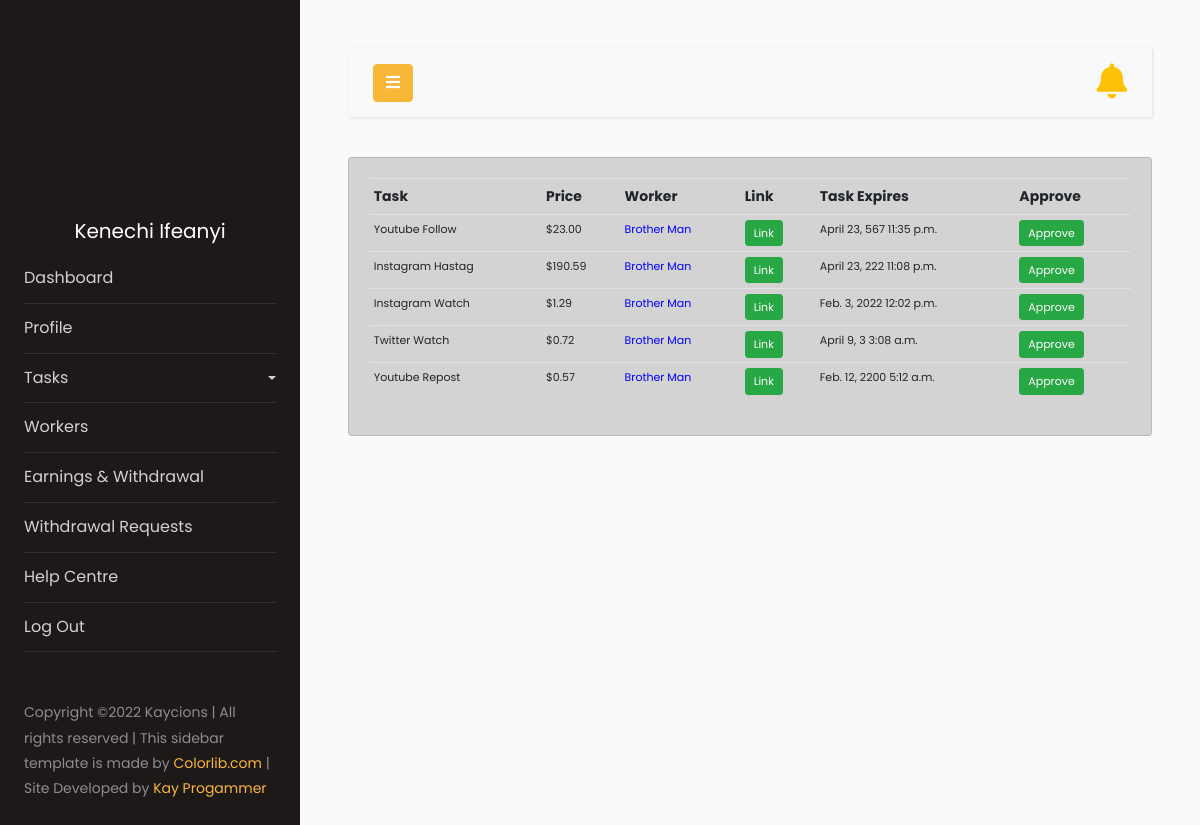
Screenshot of /disapproved_tasks/ (signed in) with the database file from the repository.
### task/models.py (models this page shows, shortened)
class User(AbstractUser):
    username = None
    first_name = None
    last_name = None
    USERNAME_FIELD = 'email'
    terms_confirmed = models.BooleanField(null=False, blank=False, default=True)
    email = models.EmailField(_('email address'), max_length=40, help_text='Email', null=True, unique=True)
    full_name = models.CharField(max_length=40, help_text='Full name', null=True)
    is_email_verified = models.BooleanField(default=False, null=True, blank=True)
    REQUIRED_FIELDS = []
    objects = CustomUserManager()

class Worker(models.Model):
    user = models.OneToOneField(settings.AUTH_USER_MODEL, null=True, blank=False, on_delete=models.CASCADE)
    full_name = models.CharField(max_length=40, help_text='Full name', null=True)
    email = models.EmailField(max_length=40, help_text='Email', null=True, unique=True)
    facebook_id = models.CharField(max_length=30, help_text='Facebook ID', null=True, unique=True)
    twitter_id = models.CharField(max_length=30, help_text='Twitter ID', null=True, unique=True)
    instagram_id = models.CharField(max_length=30, help_text='Instagram ID', null=True, unique=True)
    youtube_id = models.EmailField(max_length=40, help_text='Youtube ID', null=True, unique=True)
    paypal_address = models.EmailField(max_length=100, help_text='Paypal Address', null=True, unique=True)
    avatar = models.ImageField(upload_to='avatars/', null=True, blank=True)
    code = models.CharField(max_length=60, blank=True)
    recommended_by = models.ForeignKey(User, on_delete=models.CASCADE, blank=True, null=True, related_name='ref_by')
    date_created = models.DateTimeField(default=today)
    updated = models.DateTimeField(auto_now=True)
    def __str__(self):
        return str(self.full_name)
    @property
    def imageURL(self):
        try:
            url = self.avatar.url
        except:
            url = "https://res.cloudinary.com/kay-development/image/upload/v1643036318/avatars/pro_wqmqw5.png"
        return url

class Task(models.Model):
    CATEGORY = (
        ('Facebook', 'Facebook'),
        ('Twitter', 'Twitter'),
        ('Instagram', 'Instagram'),
        ('Youtube', 'Youtube'),
    )
    CATEGORY_2 = (
        ('Like', 'Like'),
        ('Share', 'Share'),
        ('Comment', 'Comment'),
        ('Mention', 'Mention'),
        ('Follow', 'Follow'),
        ('Repost', 'Repost'),
        ('Hastag', 'Hashtag'),
        ('Watch', 'Watch'),
        ('Re-tweet', 'Re-tweet'),
        ('Suscribe', 'Suscribe'),
        ('Like & Comment', 'Like & Comment'),
    )
    category = models.CharField(max_length=200, null=True, choices=CATEGORY)
    category_2 = models.CharField(max_length=200, null=True, choices=CATEGORY_2)
    description = models.TextField(max_length=300, null=True)
    date_created = models.DateTimeField(auto_now_add=True)
    updated = models.DateTimeField(auto_now=True)
    price = models.DecimalField(max_digits=7, decimal_places=2, null=True)
    link = models.URLField(max_length=500, null=True)
    task_expiry_date = models.DateField(default=f, null=True)
    task_expiry_time = models.TimeField(default=today, null=True)
    worker = models.ForeignKey(Worker, related_name='tasks', on_delete=models.CASCADE, null=True, blank=True)
    pending = models.BooleanField(default=False, null=True, blank=True)
    completed = models.BooleanField(default=False, null=True, blank=True)
    disapproved = models.BooleanField(default=False, null=True, blank=True)
    who_updated = models.CharField(max_length=100, null=True, blank = True)
    class Meta:
        ordering = ['-date_created']

### task/decorators.py (the view)
    def wrapper_function(request, *args, **kwargs):
        group = None
        if request.user.groups.exists():
            group = request.user.groups.all()[0].name
        if group == 'worker':
            return redirect('user-page')
        if group == 'admin':
            return view_func(request, *args, **kwargs)

### task/templatetags/custom_tags.py (called while the page is built)
@register.inclusion_tag('task/show_notifications.html', takes_context=True)
def show_notifications(context):
    request_user = context['request'].user
    if not request_user.is_staff:
        worker = Worker.objects.filter(user__is_staff=False).get(user=request_user)
        notifications = Notification.objects.filter(to_worker=worker).exclude(admin__isnull=False).exclude(worker_has_seen=True).order_by('-date')
    else:
        admin = Worker.objects.filter(user__is_staff=True).get(user=request_user)
        notifications = Notification.objects.filter(admin=admin).exclude(worker_has_seen=True).order_by('-date')
    not_count = notifications.count()
    return {'notifications': notifications, 'nc':not_count}

### task/views.py (called while the page is built)
@admin_only
def disapproved_tasks(request):
    tasks = Task.objects.filter(disapproved=True).order_by('-date_created')
    context = {'tasks':tasks}
    return render(request, 'task/disapproved_tasks.html', context)

### task/templates/task/disapproved_tasks.html (shortened to what this page needs)
{% extends 'task/sidmain.html' %}
{% load static %}
{% block content %}
    <div class="row" style="margin-top:30px;">
        <div class="col-md">
            <div class="card card-body" style="background-color:lightgrey;">
                <div class="table-responsive">
                  <table class="table table-sm" id="task-table">
                    <tr>
                        <th>Task</th>
                        <th>Price</th>
                        <th>Worker</th>
                        <th>Link</th>
                        <th>Task Expires</th>
                        <th>Approve</th>
                      </tr>
                      {% for t in tasks %}
                        <tr style="font-size: 11px;">
                          <td>{{t.category}} {{t.category_2}}</td>
                          <td>${{t.price|floatformat:2}}</td>
                          <td><a style="color: blue;" href="{% url 'worker' t.worker.id %}">{{t.worker|capfirst}}</a></td>
                          <td><a style="font-size: 11px;" class="btn btn-sm btn-success" href="{{t.link}}" target="_blank">Link</a></td>
                          <td>{{t.task_expiry_date}} {{t.task_expiry_time}}</td>
                          <td><a style="font-size: 11px;" type="button" class="btn btn-success btn-sm" href="{% url 'verify_task' t.id %}">Approve</a></td>
                        </tr>
                      {% empty %}
                        <tr>
                          <td colspan="8" class="text-center">No disapproved tasks</td>
                        </tr>
                      {% endfor %}
                  </table>
                </div>
            </div>
        </div>
    </div>
{% endblock %}

### task/templates/task/sidmain.html (shortened to what this page needs)
{% load static %}
{% load custom_tags %}
<!doctype html>
<html lang="en">
  <head>
		<link rel="stylesheet" href="{% static 'css/side_style.css' %}?{% now "U" %}">
    <link rel="stylesheet" href="https://cdn.jsdelivr.net/npm/sweetalert2@10.10.1/dist/sweetalert2.min.css">
    <link rel="stylesheet" href="https://use.fontawesome.com/releases/v5.12.1/css/all.css">
  </head>
  <body>
		<div class="wrapper d-flex align-items-stretch">
			<nav id="sidebar">
				<div class="p-4 pt-5 ">
		  		<a onclick="window.location='{{user.worker.imageURL}}'" class="img logo rounded-circle mb-5" style="cursor: pointer; background-image: url({{user.worker.imageURL}}); background-position: top;"></a>
          <h5 class="dispname" style="text-align: center; color: white;">{{user.worker.full_name|capfirst}}</h5>
	        <ul class="list-unstyled components mb-5">
              {% url 'dashboard' as dashboard_url %}
	          <li {% if request.path == dashboard_url %}class="active"{% endif %}>
	            <a href="{% url 'dashboard' %}" >Dashboard</a>
	          </li>
	          {% url 'profile' as profile_url %}
            <li {% if request.path == profile_url %}class="active"{% endif %}>
	              <a href="{% url 'profile' %}">Profile</a>
	          </li>
	          <li>
              <a href="#pageSubmenu" data-toggle="collapse" aria-expanded="false" class="dropdown-toggle">{% if user.is_staff %}Tasks{% else %}My Tasks{% endif %}</a>
	          </li>
            {% if user.is_staff %}
            {% url 'workers' as workers_urlll %}
	          <li {% if request.path == workers_urlll %}class="active"{% endif %}>
              <a href="{% url 'workers' %}">Workers</a>
	          </li>
            {% endif %}
            {% url 'withdrawal' as withdrawal_url %}
	          <li {% if request.path == withdrawal_url %}class="active"{% endif %}>
              <a href="{% url 'withdrawal' %}">Earnings & Withdrawal</a>
	          </li>
            {% if user.is_staff %}
            {% url 'withdrawalrequests' as withdrawalrequests_url %}
            <li {% if request.path == withdrawalrequests_url %}class="active"{% endif %}>
              <a href="{% url 'withdrawalrequests' %}">Withdrawal Requests</a>
	          </li>
            {% endif %}
            {% url 'help_centre' as help_centre_url %}
            <li {% if request.path == help_centre_url %}class="active"{% endif %}>
              <a href="{% url 'help_centre' %}">Help Centre</a>
            </li>
            {% url 'logout' as logout_url %}
            <li {% if request.path == logout_url %}class="active"{% endif %}>
              <a href="{% url 'logout' %}">Log Out</a>
            </li>
	        </ul>
	        <div class="footer">
	        	<p>
						  Copyright &copy; Kaycions | All rights reserved | This sidebar template is made  by <a href="https://colorlib.com" target="_blank">Colorlib.com</a> |
              Site Developed by <a target="_blank" href="https://wa.me/2348095602320">Kay Progammer</a>
						  </p>
	        </div>
	      </div>
    	</nav>
        <div id="content" class="p-4 p-md-5">
            <nav class="navbar navbar-expand-lg navbar-light bg-light">
            <div class="container-fluid">
                <button type="button" id="sidebarCollapse" class="btn btn-primary">
                <i class="fa fa-bars"></i>
                </button>
                {% show_notifications %}
            </div>
            </nav>
            {% block content %}
            {% endblock %}
        </div>
    </div>
{% load sweetify %}
  </body>
</html>

### rows the page displays
User: worker.full_name "Kenechi Ifeanyi"
Task: category "Youtube", category_2 "Follow", price "23.00", worker "Brother Man", task_expiry_date "April 23, 567", task_expiry_time "11:35 p.m."
Task: category "Instagram", category_2 "Hastag", price "190.59", worker "Brother Man", task_expiry_date "April 23, 222", task_expiry_time "11:08 p.m."
Task: category "Instagram", category_2 "Watch", price "1.29", worker "Brother Man", task_expiry_date "Feb. 3, 2022", task_expiry_time "12:02 p.m."
Task: category "Twitter", category_2 "Watch", price "0.72", worker "Brother Man", task_expiry_date "April 9, 3", task_expiry_time "3:08 a.m."
Task: category "Youtube", category_2 "Repost", price "0.57", worker "Brother Man", task_expiry_date "Feb. 12, 2200", task_expiry_time "5:12 a.m."
